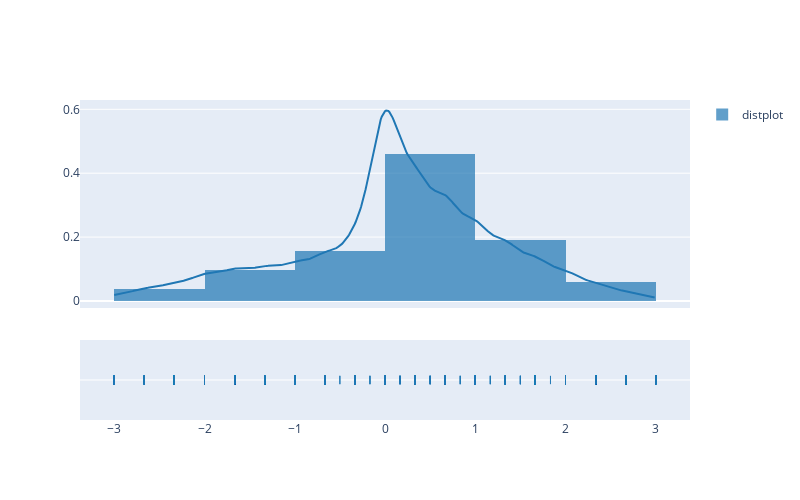

Write notebook code for a chart like this one.
### Code cell
distplot(mosei_train)

### Figure 1 — Plotly figure (JSON) as saved in the notebook; plotly's stock layout.template omitted (floating-point values rounded to 4 significant figures; data arrays with more than 128 entries replaced by an {"elided": "..."} marker saying what was removed)
{"data": [{"autobinx": false, "histnorm": "probability density", "legendgroup": "distplot", "marker": {"color": "rgb(31, 119, 180)"}, "name": "distplot", "opacity": 0.7, "type": "histogram", "x": {"elided": "16315 float values"}, "xaxis": "x", "xbins": {"end": 3, "size": 1, "start": -3}, "yaxis": "y"}, {"legendgroup": "distplot", "marker": {"color": "rgb(31, 119, 180)"}, "mode": "lines", "name": "distplot", "showlegend": false, "type": "scatter", "x": {"elided": "500 float values"}, "xaxis": "x", "y": {"elided": "500 float values"}, "yaxis": "y"}, {"legendgroup": "distplot", "marker": {"color": "rgb(31, 119, 180)", "symbol": "line-ns-open"}, "mode": "markers", "name": "distplot", "showlegend": false, "type": "scatter", "x": {"elided": "16315 float values"}, "xaxis": "x", "y": {"elided": "16315 str values"}, "yaxis": "y2"}], "layout": {"barmode": "overlay", "height": 500, "hovermode": "closest", "legend": {"traceorder": "reversed"}, "width": 800, "xaxis": {"anchor": "y2", "domain": [0, 1], "zeroline": false}, "yaxis": {"anchor": "free", "domain": [0.35, 1], "position": 0}, "yaxis2": {"anchor": "x", "domain": [0, 0.25], "dtick": 1, "showticklabels": false}}}
